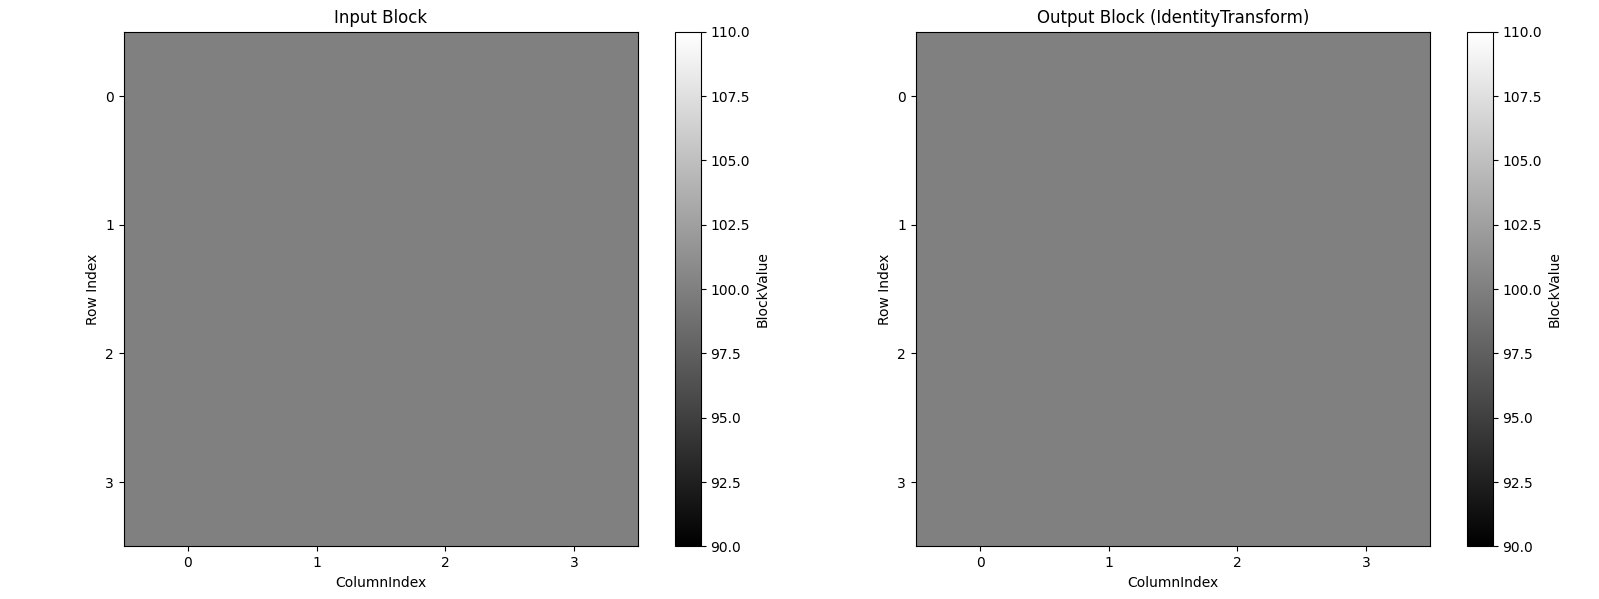

Source code (Python):
import numpy as np
import matplotlib.pyplot as plt
from scipy.fft import dct
 
#Define the identity transform (the output willbe the same as the input)
def identity_transform(block):
    """Returns the same block (identitytransform)."""
    return block
 
#Define the input block (uniform block)
input_block = np.array([
    [100, 100, 100, 100],
    [100, 100, 100, 100],
    [100, 100, 100, 100],
    [100, 100, 100, 100],
])
 
#Applyidentity transform
output_block = identity_transform(input_block)
 
# Print the numerical values of the input and output block
print("Transformed Block (Identity Transform):")
print(output_block)
 
#Visualize the input and output block
fig, (ax1, ax2) = plt.subplots(1, 2, figsize=(16, 6))
 
# Input Block Visualization
im1 = ax1.imshow(input_block, cmap='gray', interpolation='nearest')
ax1.set_title("Input Block")
ax1.set_xlabel("ColumnIndex")
ax1.set_ylabel("Row Index")
ax1.set_xticks(range(input_block.shape[1]))
ax1.set_yticks(range(input_block.shape[0]))
plt.colorbar(im1, ax=ax1, label='BlockValue')  # Useplt.colorbar and link to the specific axis
 
# Output Block Visualization
im2 = ax2.imshow(output_block, cmap='gray', interpolation='nearest')
ax2.set_title("Output Block (IdentityTransform)")
ax2.set_xlabel("ColumnIndex")
ax2.set_ylabel("Row Index")
ax2.set_xticks(range(output_block.shape[1]))
ax2.set_yticks(range(output_block.shape[0]))
plt.colorbar(im2, ax=ax2, label='BlockValue')
 
plt.tight_layout()
plt.show()
